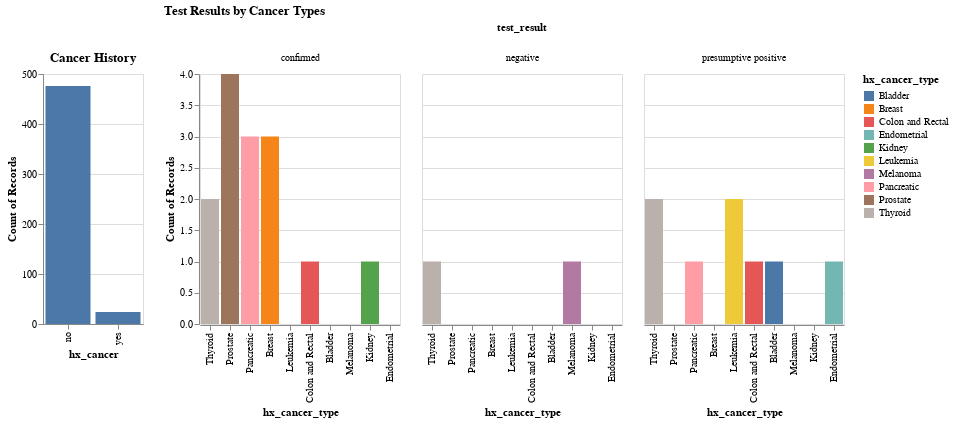

Write notebook code for a chart like this one.
### Markdown cell above
### Test Results by Cancer History

### Code cell
cancer = alt.Chart(patient).mark_bar().encode(
    x=("hx_cancer:N"),
    y='count()'
).properties(
    title="Cancer History",
    width=100,
    height=250
)

cancer_type = alt.Chart(patient).mark_bar().encode(
    x=alt.X("hx_cancer_type:N", sort="-y"),
    y='count()',
    color='hx_cancer_type:N',
    column='test_result'
).transform_filter(
    alt.FieldEqualPredicate(field="hx_cancer", equal="yes")
).properties(
    title="Test Results by Cancer Types",
    height=250
)

cancer | cancer_type

### Figure 1 — Vega-Lite specification as saved in the notebook (floating-point values rounded to 4 significant figures; data arrays with more than 128 entries replaced by an {"elided": "..."} marker saying what was removed)
{"config": {"view": {"continuousWidth": 400, "continuousHeight": 300}}, "hconcat": [{"mark": "bar", "encoding": {"x": {"type": "nominal", "field": "hx_cancer"}, "y": {"type": "quantitative", "aggregate": "count"}}, "height": 250, "title": "Cancer History", "width": 100}, {"mark": "bar", "encoding": {"color": {"type": "nominal", "field": "hx_cancer_type"}, "column": {"type": "nominal", "field": "test_result"}, "x": {"type": "nominal", "field": "hx_cancer_type", "sort": "-y"}, "y": {"type": "quantitative", "aggregate": "count"}}, "height": 250, "title": "Test Results by Cancer Types", "transform": [{"filter": {"equal": "yes", "field": "hx_cancer"}}]}], "data": {"name": "data-0117613c26066f3a22500fd0040de660"}, "$schema": "https://vega.github.io/schema/vega-lite/v4.0.2.json", "datasets": {"data-0117613c26066f3a22500fd0040de660": {"elided": "500 records"}}}
